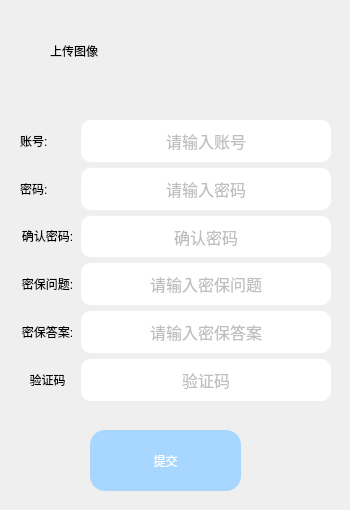
<?xml version="1.0" encoding="UTF-8"?>
<ui version="4.0">
 <class>Register</class>
 <widget class="QMainWindow" name="Register">
  <property name="geometry">
   <rect>
    <x>0</x>
    <y>0</y>
    <width>350</width>
    <height>510</height>
   </rect>
  </property>
  <property name="windowTitle">
   <string>MainWindow</string>
  </property>
  <widget class="QWidget" name="centralwidget">
   <widget class="QLabel" name="lab_summit">
    <property name="geometry">
     <rect>
      <x>50</x>
      <y>20</y>
      <width>71</width>
      <height>61</height>
     </rect>
    </property>
    <property name="styleSheet">
     <string notr="true">font:12px;
</string>
    </property>
    <property name="text">
     <string>上传图像</string>
    </property>
   </widget>
   <widget class="LabelAva" name="lab_ava">
    <property name="geometry">
     <rect>
      <x>140</x>
      <y>20</y>
      <width>80</width>
      <height>80</height>
     </rect>
    </property>
    <property name="text">
     <string/>
    </property>
   </widget>
   <widget class="QPushButton" name="confirmBtn">
    <property name="geometry">
     <rect>
      <x>90</x>
      <y>430</y>
      <width>151</width>
      <height>61</height>
     </rect>
    </property>
    <property name="styleSheet">
     <string notr="true">QPushButton {
    font: 14pt &quot;Microsoft YaHei UI&quot;;
    background-color: rgb(167, 214, 255); 
    color: white;; 
   border-radius: 15px;
}
</string>
    </property>
    <property name="text">
     <string>提交</string>
    </property>
   </widget>
   <widget class="QWidget" name="gridLayoutWidget">
    <property name="geometry">
     <rect>
      <x>20</x>
      <y>120</y>
      <width>311</width>
      <height>281</height>
     </rect>
    </property>
    <layout class="QGridLayout" name="gridLayout">
     <item row="6" column="1">
      <widget class="QLineEdit" name="answer_lineEdit">
       <property name="sizePolicy">
        <sizepolicy hsizetype="Minimum" vsizetype="Expanding">
         <horstretch>50</horstretch>
         <verstretch>0</verstretch>
        </sizepolicy>
       </property>
       <property name="font">
        <font>
         <family>Microsoft YaHei UI</family>
         <pointsize>12</pointsize>
         <italic>false</italic>
         <bold>false</bold>
        </font>
       </property>
       <property name="styleSheet">
        <string notr="true">font: 12pt &quot;Microsoft YaHei UI&quot;;
border: 1px solid rgba(0, 0, 0, 0.3);
border-focus:1px solid blue;
border-radius: 10px;
color:grey;border:solid;</string>
       </property>
       <property name="alignment">
        <set>Qt::AlignCenter</set>
       </property>
       <property name="placeholderText">
        <string>请输入密保答案</string>
       </property>
      </widget>
     </item>
     <item row="7" column="1">
      <widget class="QLineEdit" name="verifyCode_lineEdit">
       <property name="sizePolicy">
        <sizepolicy hsizetype="Minimum" vsizetype="Expanding">
         <horstretch>50</horstretch>
         <verstretch>0</verstretch>
        </sizepolicy>
       </property>
       <property name="font">
        <font>
         <family>Microsoft YaHei UI</family>
         <pointsize>12</pointsize>
         <italic>false</italic>
         <bold>false</bold>
        </font>
       </property>
       <property name="styleSheet">
        <string notr="true">font: 12pt &quot;Microsoft YaHei UI&quot;;
border: 1px solid rgba(0, 0, 0, 0.3);
border-focus:1px solid blue;
border-radius: 10px;
color:grey;border:solid;</string>
       </property>
       <property name="alignment">
        <set>Qt::AlignCenter</set>
       </property>
       <property name="placeholderText">
        <string>验证码</string>
       </property>
      </widget>
     </item>
     <item row="2" column="0">
      <widget class="QLabel" name="lab_summit_6">
       <property name="sizePolicy">
        <sizepolicy hsizetype="Fixed" vsizetype="Fixed">
         <horstretch>0</horstretch>
         <verstretch>0</verstretch>
        </sizepolicy>
       </property>
       <property name="minimumSize">
        <size>
         <width>55</width>
         <height>0</height>
        </size>
       </property>
       <property name="styleSheet">
        <string notr="true">font:12px;
</string>
       </property>
       <property name="text">
        <string>确认密码:</string>
       </property>
       <property name="alignment">
        <set>Qt::AlignCenter</set>
       </property>
      </widget>
     </item>
     <item row="0" column="1">
      <widget class="QLineEdit" name="username_lineEdit">
       <property name="sizePolicy">
        <sizepolicy hsizetype="Minimum" vsizetype="Expanding">
         <horstretch>50</horstretch>
         <verstretch>0</verstretch>
        </sizepolicy>
       </property>
       <property name="font">
        <font>
         <family>Microsoft YaHei UI</family>
         <pointsize>12</pointsize>
         <italic>false</italic>
         <bold>false</bold>
        </font>
       </property>
       <property name="styleSheet">
        <string notr="true">font: 12pt &quot;Microsoft YaHei UI&quot;;
border: 1px solid rgba(0, 0, 0, 0.3);
border-focus:1px solid blue;
border-radius: 10px;
color:grey;border:solid;</string>
       </property>
       <property name="alignment">
        <set>Qt::AlignCenter</set>
       </property>
       <property name="placeholderText">
        <string>请输入账号</string>
       </property>
      </widget>
     </item>
     <item row="2" column="1">
      <widget class="QLineEdit" name="confirmPasswor_lineEdit">
       <property name="sizePolicy">
        <sizepolicy hsizetype="Minimum" vsizetype="Expanding">
         <horstretch>50</horstretch>
         <verstretch>0</verstretch>
        </sizepolicy>
       </property>
       <property name="font">
        <font>
         <family>Microsoft YaHei UI</family>
         <pointsize>12</pointsize>
         <italic>false</italic>
         <bold>false</bold>
        </font>
       </property>
       <property name="styleSheet">
        <string notr="true">font: 12pt &quot;Microsoft YaHei UI&quot;;
border: 1px solid rgba(0, 0, 0, 0.3);
border-focus:1px solid blue;
border-radius: 10px;
color:grey;border:solid;</string>
       </property>
       <property name="alignment">
        <set>Qt::AlignCenter</set>
       </property>
       <property name="placeholderText">
        <string>确认密码</string>
       </property>
      </widget>
     </item>
     <item row="0" column="0">
      <widget class="QLabel" name="lab_summit_10">
       <property name="minimumSize">
        <size>
         <width>40</width>
         <height>0</height>
        </size>
       </property>
       <property name="styleSheet">
        <string notr="true">font:12px;
</string>
       </property>
       <property name="text">
        <string>账号:</string>
       </property>
       <property name="alignment">
        <set>Qt::AlignLeading|Qt::AlignLeft|Qt::AlignVCenter</set>
       </property>
      </widget>
     </item>
     <item row="1" column="1">
      <widget class="QLineEdit" name="password_lineEdit">
       <property name="sizePolicy">
        <sizepolicy hsizetype="Minimum" vsizetype="Expanding">
         <horstretch>50</horstretch>
         <verstretch>0</verstretch>
        </sizepolicy>
       </property>
       <property name="font">
        <font>
         <family>Microsoft YaHei UI</family>
         <pointsize>12</pointsize>
         <italic>false</italic>
         <bold>false</bold>
        </font>
       </property>
       <property name="styleSheet">
        <string notr="true">font: 12pt &quot;Microsoft YaHei UI&quot;;
border: 1px solid rgba(0, 0, 0, 0.3);
border-focus:1px solid blue;
border-radius: 10px;
color:grey;border:solid;</string>
       </property>
       <property name="alignment">
        <set>Qt::AlignCenter</set>
       </property>
       <property name="placeholderText">
        <string>请输入密码</string>
       </property>
      </widget>
     </item>
     <item row="7" column="0">
      <widget class="QLabel" name="lab_summit_9">
       <property name="minimumSize">
        <size>
         <width>40</width>
         <height>0</height>
        </size>
       </property>
       <property name="styleSheet">
        <string notr="true">font:12px;
</string>
       </property>
       <property name="text">
        <string>验证码</string>
       </property>
       <property name="alignment">
        <set>Qt::AlignCenter</set>
       </property>
      </widget>
     </item>
     <item row="1" column="0">
      <widget class="QLabel" name="lab_summit_5">
       <property name="minimumSize">
        <size>
         <width>40</width>
         <height>0</height>
        </size>
       </property>
       <property name="styleSheet">
        <string notr="true">font:12px;
</string>
       </property>
       <property name="text">
        <string>密码:</string>
       </property>
       <property name="alignment">
        <set>Qt::AlignLeading|Qt::AlignLeft|Qt::AlignVCenter</set>
       </property>
      </widget>
     </item>
     <item row="5" column="1">
      <widget class="QLineEdit" name="question_lineEdit">
       <property name="sizePolicy">
        <sizepolicy hsizetype="Minimum" vsizetype="Expanding">
         <horstretch>50</horstretch>
         <verstretch>0</verstretch>
        </sizepolicy>
       </property>
       <property name="font">
        <font>
         <family>Microsoft YaHei UI</family>
         <pointsize>12</pointsize>
         <italic>false</italic>
         <bold>false</bold>
        </font>
       </property>
       <property name="styleSheet">
        <string notr="true">font: 12pt &quot;Microsoft YaHei UI&quot;;
border: 1px solid rgba(0, 0, 0, 0.3);
border-focus:1px solid blue;
border-radius: 10px;
color:grey;border:solid;</string>
       </property>
       <property name="alignment">
        <set>Qt::AlignCenter</set>
       </property>
       <property name="placeholderText">
        <string>请输入密保问题</string>
       </property>
      </widget>
     </item>
     <item row="6" column="0">
      <widget class="QLabel" name="lab_summit_8">
       <property name="minimumSize">
        <size>
         <width>40</width>
         <height>0</height>
        </size>
       </property>
       <property name="styleSheet">
        <string notr="true">font:12px;
</string>
       </property>
       <property name="text">
        <string>密保答案:</string>
       </property>
       <property name="alignment">
        <set>Qt::AlignCenter</set>
       </property>
      </widget>
     </item>
     <item row="5" column="0">
      <widget class="QLabel" name="lab_summit_7">
       <property name="minimumSize">
        <size>
         <width>40</width>
         <height>0</height>
        </size>
       </property>
       <property name="styleSheet">
        <string notr="true">font:12px;
</string>
       </property>
       <property name="text">
        <string>密保问题:</string>
       </property>
       <property name="alignment">
        <set>Qt::AlignCenter</set>
       </property>
      </widget>
     </item>
    </layout>
   </widget>
  </widget>
 </widget>
 <customwidgets>
  <customwidget>
   <class>LabelAva</class>
   <extends>QLabel</extends>
   <header location="global">register.h</header>
  </customwidget>
 </customwidgets>
 <resources/>
 <connections/>
</ui>
